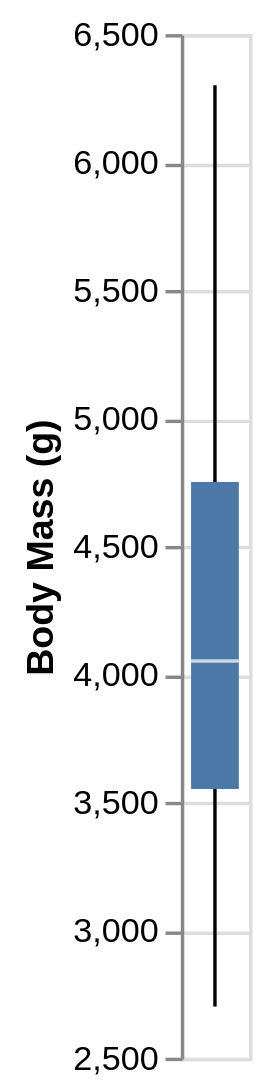

The Vega-Lite source for this figure:
### Vega-Lite specification from a JSON file in a GitHub repository (floating-point values rounded to 4 significant figures; data arrays with more than 128 entries replaced by an {"elided": "..."} marker saying what was removed)
{"$schema": "https://vega.github.io/schema/vega-lite/v4.json", "description": "A vertical box plot showing median and lower and upper quartiles of the distribution of body mass of penguins.", "data": {"values": {"elided": "344 records"}}, "mark": "boxplot", "encoding": {"y": {"field": "Body Mass (g)", "type": "quantitative", "scale": {"zero": false}}}}
